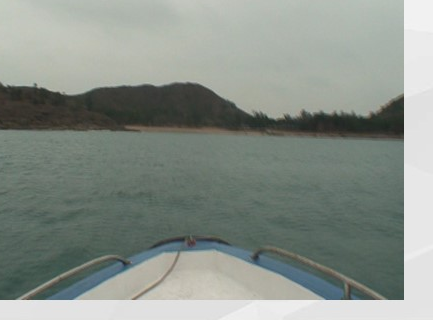
#> input picture Principles and Applications of Pattern Recognition/作业/线性支持向量机/demo_boat.png, 433 x 320 px
$ python d_compare.py --image demo_boat.png
#> lines starting #> are read from the running program, lines starting #| are printed output that depends on the picture; after the words box and inside, x2 and y2 are one past the last pixel; in counts of white or black regions, pixels touching at a corner belong together
### Principles and Applications of Pattern Recognition/作业/线性支持向量机/common.py
"""公共工具：图片读取、特征构造、伪标签、水天线提取、结果保存与评估指标。

五个作业脚本（a~e）共用本模块；每个脚本都是独立可运行的入口。
"""
from __future__ import annotations

import json
from pathlib import Path

import numpy as np
from PIL import Image, ImageDraw

HERE = Path(__file__).resolve().parent
OUT = HERE / "results"
OUT.mkdir(parents=True, exist_ok=True)

IMAGE_EXTS = (".jpg", ".jpeg", ".png", ".bmp", ".tif", ".tiff")


# ---------------------------------------------------------------- 图片与特征
def find_image(explicit: str | None = None) -> Path:
    """按优先级找图片：显式路径 > image.jpg/png > 目录内其它图片 > demo_boat.png。"""
    if explicit:
        p = Path(explicit)
        if not p.is_file():
            raise FileNotFoundError(f"图片不存在: {explicit}")
        return p
    for name in ("image.jpg", "image.png", "image.jpeg", "boat.jpg", "boat.png"):
        p = HERE / name
        if p.is_file():
            return p
    candidates = []
    for ext in IMAGE_EXTS:
        candidates += [p for p in HERE.glob(f"*{ext}") if not p.name.startswith("demo_")]
    if candidates:
        return sorted(candidates)[0]
    demo = HERE / "demo_boat.png"
    if demo.is_file():
        return demo
    raise FileNotFoundError(
        "未找到图片：请把作业给定图片放到本目录并命名 image.jpg（或运行时加 --image 路径）")


def load_image(explicit: str | None = None, max_width: int = 480):
    """读图 -> (RGB 归一化 float 数组 HxWx3, 路径, 原始尺寸)。"""
    path = find_image(explicit)
    im = Image.open(path).convert("RGB")
    original = im.size
    if im.width > max_width:
        h = max(1, round(im.height * max_width / im.width))
        im = im.resize((max_width, h), Image.BILINEAR)
    return np.asarray(im, dtype=np.float64) / 255.0, path, original


def pixel_features(img: np.ndarray) -> np.ndarray:
    """每个像素的颜色特征（RGB，0~1），形状 (N, 3)。"""
    return img.reshape(-1, 3)


def pseudo_labels(img: np.ndarray, sky_frac: float = 0.20,
                  water_start: float = 0.45, water_end: float = 0.85):
    """用空间先验生成训练伪标签：上部天空=+1，中部水面=-1，其余（含船体/前景）忽略(0)。

    默认参数对应本作业图片结构：天空约占上部 20%，水面约占 45%~85%，
    最下方 15% 常被船体等前景占据，若标为水面会引入大量噪声，故排除。
    """
    h, w, _ = img.shape
    labels = np.zeros((h, w), dtype=np.int8)
    labels[: max(1, int(h * sky_frac))] = 1
    labels[int(h * water_start): int(h * water_end)] = -1
    return labels


def stratified_sample(labels2d: np.ndarray, max_per_class: int = 400, seed: int = 0):
    """分层抽样训练集，返回 (X, y, 索引)。"""
    flat = labels2d.ravel()
    rng = np.random.default_rng(seed)
    sky = rng.permutation(np.flatnonzero(flat == 1))
    water = rng.permutation(np.flatnonzero(flat == -1))
    idx = np.concatenate([sky[:max_per_class], water[:max_per_class]])
    rng.shuffle(idx)
    y = flat[idx].astype(np.float64)
    return idx, y


# ---------------------------------------------------------------- 水天线提取
def labels_to_map(pred: np.ndarray, shape) -> np.ndarray:
    return pred.reshape(shape[:2])


def waterline_from_labels(label_map: np.ndarray, min_run: int = 3):
    """逐列找“由天空转为水面”的行号，返回 (列号数组, 行号数组)，缺失列略过。"""
    h, w = label_map.shape
    xs, ys = [], []
    for c in range(w):
        col = label_map[:, c]
        starts = np.flatnonzero(col == -1)
        for r in starts:
            if r + min_run <= h and np.all(col[r: r + min_run] == -1):
                xs.append(c)
                ys.append(float(r))
                break
    return np.asarray(xs), np.asarray(ys)


def median_smooth(values: np.ndarray, width: int = 9) -> np.ndarray:
    """一维中值平滑（处理 NaN：忽略）。"""
    out = values.copy()
    half = max(1, width // 2)
    for i in range(len(values)):
        seg = values[max(0, i - half): min(len(values), i + half + 1)]
        seg = seg[~np.isnan(seg)]
        if seg.size:
            out[i] = np.median(seg)
    return out


def fit_robust_line(xs: np.ndarray, ys: np.ndarray, rounds: int = 3):
    """鲁棒直线拟合 y = a*x + b，返回 (a, b, 内点率, 残差标准差)。"""
    mask = ~np.isnan(xs) & ~np.isnan(ys)
    x, y = xs[mask], ys[mask]
    if x.size < 2:
        return 0.0, float(np.nanmean(ys)), 0.0, float("nan")
    keep = np.ones_like(x, dtype=bool)
    a, b = 0.0, float(np.mean(y))
    for _ in range(rounds):
        A = np.vstack([x[keep], np.ones(keep.sum())]).T
        coef, *_ = np.linalg.lstsq(A, y[keep], rcond=None)
        a, b = float(coef[0]), float(coef[1])
        resid = y - (a * x + b)
        sigma = max(1.0, 2.5 * float(np.std(resid[keep])))
        keep = np.abs(resid) <= sigma
        if keep.sum() < 2:
            break
    resid = y - (a * x + b)
    inlier_ratio = float(np.mean(np.abs(resid) <= max(2.0, 2.5 * np.std(resid[~np.isnan(resid)]))))
    return a, b, inlier_ratio, float(np.std(resid))


# ---------------------------------------------------------------- 结果保存
# [22 lines left out: function save_segmentation, not called in this run]


def save_plot(fig, name: str):
    path = OUT / f"{name}.png"
    fig.savefig(path, dpi=150, bbox_inches="tight")
    return path


def save_metrics(metrics: dict, name: str):
    path = OUT / f"{name}.json"
    with open(path, "w", encoding="utf-8") as f:
        json.dump(metrics, f, ensure_ascii=False, indent=2)
    return path


# ---------------------------------------------------------------- 评估指标
def classification_metrics(y_true: np.ndarray, y_pred: np.ndarray) -> dict:
    """以“水面(-1)”为正类计算 P/R/F1，并给出整体准确率。"""
    y_true = np.asarray(y_true).astype(int)
    y_pred = np.asarray(y_pred).astype(int)
    tp = int(np.sum((y_true == -1) & (y_pred == -1)))
    fp = int(np.sum((y_true != -1) & (y_pred == -1)))
    fn = int(np.sum((y_true == -1) & (y_pred != -1)))
    tn = int(np.sum((y_true != -1) & (y_pred != -1)))
    precision = tp / (tp + fp) if tp + fp else 0.0
    recall = tp / (tp + fn) if tp + fn else 0.0
    f1 = 2 * precision * recall / (precision + recall) if precision + recall else 0.0
    acc = (tp + tn) / max(1, tp + tn + fp + fn)
    return {"accuracy": round(acc, 4), "precision": round(precision, 4),
            "recall": round(recall, 4), "f1": round(f1, 4),
            "tp": tp, "fp": fp, "fn": fn, "tn": tn}


def boundary_error(xs_ref, ys_ref, xs_pred, ys_pred) -> dict:
    """两套逐列水天线之间的误差（只在公共列上比较）。"""
    ref = {int(x): float(y) for x, y in zip(xs_ref, ys_ref) if not np.isnan(y)}
    pred = {int(x): float(y) for x, y in zip(xs_pred, ys_pred) if not np.isnan(y)}
    cols = sorted(set(ref) & set(pred))
    if not cols:
        return {"columns": 0, "mae": float("nan"), "rmse": float("nan"),
                "inlier_2px": 0.0, "inlier_3px": 0.0}
    d = np.array([pred[c] - ref[c] for c in cols])
    return {"columns": len(cols),
            "mae": round(float(np.mean(np.abs(d))), 3),
            "rmse": round(float(np.sqrt(np.mean(d ** 2))), 3),
            "inlier_2px": round(float(np.mean(np.abs(d) <= 2)), 3),
            "inlier_3px": round(float(np.mean(np.abs(d) <= 3)), 3),
            "bias": round(float(np.mean(d)), 3)}


# [16 lines left out: function gradient_waterline_reference, not called in this run]

### Principles and Applications of Pattern Recognition/作业/线性支持向量机/svm.py
"""线性支持向量机：原空间解法 + 对偶空间解法（均为从零实现，不依赖 sklearn）。

样本约定：X 形状 (n, d)，标签 y ∈ {+1, -1}。
"""
from __future__ import annotations

import numpy as np


class LinearSVMPrimal:
    """原空间法：直接对 hinge 损失 + L2 正则做（批量）次梯度下降。

    目标函数：
        min_{w,b}  0.5 * ||w||^2 + C * Σ_i max(0, 1 - y_i (w·x_i + b))
    次梯度：
        ∂/∂w = w - C Σ_{margin<1} y_i x_i
        ∂/∂b =   - C Σ_{margin<1} y_i
    """

    def __init__(self, C: float = 1.0, lr: float = 0.5, epochs: int = 400,
                 lr_decay: float = 1.0, seed: int = 0):
        self.C = float(C)
        self.lr0 = float(lr)
        self.epochs = int(epochs)
        self.lr_decay = float(lr_decay)
        self.seed = int(seed)
        self.w = None
        self.b = 0.0
        self.loss_history = []

    def fit(self, X: np.ndarray, y: np.ndarray):
        X = np.asarray(X, dtype=np.float64)
        y = np.asarray(y, dtype=np.float64)
        n, d = X.shape
        rng = np.random.default_rng(self.seed)
        w = np.zeros(d)
        b = 0.0
        for epoch in range(self.epochs):
            lr = self.lr0 / (1.0 + self.lr_decay * epoch)
            idx = rng.permutation(n)
            Xe, ye = X[idx], y[idx]
            margin = ye * (Xe @ w + b)
            active = margin < 1.0
            if active.any():
                Xa, ya = Xe[active], ye[active]
                grad_w = w - self.C * (Xa * ya[:, None]).sum(axis=0)
                grad_b = -self.C * ya.sum()
            else:
                grad_w, grad_b = w, 0.0
            w -= lr * grad_w
            b -= lr * grad_b
            if epoch % 20 == 0 or epoch == self.epochs - 1:
                self.loss_history.append(self.objective(X, y, w, b))
        self.w, self.b = w, b
        return self

    def decision_function(self, X: np.ndarray) -> np.ndarray:
        return np.asarray(X, dtype=np.float64) @ self.w + self.b

    def predict(self, X: np.ndarray) -> np.ndarray:
        return np.where(self.decision_function(X) >= 0, 1, -1)

    def objective(self, X: np.ndarray, y: np.ndarray, w=None, b=None) -> float:
        w = self.w if w is None else w
        b = self.b if b is None else b
        margins = y * (X @ w + b)
        hinge = np.maximum(0.0, 1.0 - margins).sum()
        return float(0.5 * w @ w + self.C * hinge)

    def n_support_vectors(self, X: np.ndarray, y: np.ndarray, tol: float = 1e-3) -> int:
        margins = y * self.decision_function(X)
        return int(np.sum(margins <= 1.0 + tol))


class LinearSVMDualSMO:
    """对偶空间法：求解

        max_α  Σ α_i - 0.5 ΣΣ α_i α_j y_i y_j (x_i·x_j)
        s.t.   0 ≤ α_i ≤ C,  Σ α_i y_i = 0

    使用简化 SMO（序列最小优化，逐对更新 α_i, α_j），线性核下维护 w = Σ α_i y_i x_i。
    """

    # [83 lines left out: functions __init__, fit, not called in this run]

    def decision_function(self, X: np.ndarray) -> np.ndarray:
        return np.asarray(X, dtype=np.float64) @ self.w + self.b

    def predict(self, X: np.ndarray) -> np.ndarray:
        return np.where(self.decision_function(X) >= 0, 1, -1)

    def dual_objective(self) -> float:
        return float(self.alpha.sum() - 0.5 * self.w @ self.w)

    def n_support_vectors(self) -> int:
        return int(np.sum(self.alpha > 1e-6))

    def support_ratio(self) -> float:
        return float(np.mean(self.alpha > 1e-6)) if self.alpha is not None else 0.0


def train_primal(X, y, C=1.0, epochs=3000, lr=0.5, lr_decay=0.5, seed=0) -> LinearSVMPrimal:
    return LinearSVMPrimal(C=C, lr=lr, epochs=epochs, lr_decay=lr_decay, seed=seed).fit(X, y)


def train_dual(X, y, C=1.0, tol=1e-3, max_passes=12, seed=0) -> LinearSVMDualSMO:
    return LinearSVMDualSMO(C=C, tol=tol, max_passes=max_passes, seed=seed).fit(X, y)

### Principles and Applications of Pattern Recognition/作业/线性支持向量机/c_dual_svm.py
"""作业 c：线性 SVM 的经典求解方法（对偶空间 QP）→ 水天分割。

对偶问题：
    max_α  Σα_i − ½ ΣΣ α_i α_j y_i y_j (x_i·x_j)
    s.t.   0 ≤ α_i ≤ C,  Σ α_i y_i = 0

本脚本用 scipy.optimize.minimize（SLSQP）直接求解该带箱约束与等式约束的二次规划——
即不使用自写 SMO，而是走“通用凸优化求解器解对偶 QP”的经典路径；
若 scipy 不可用，回退到 svm.py 中的自实现 SMO。

运行：
    py -3.12 c_dual_svm.py
    py -3.12 c_dual_svm.py --image image.jpg --C 1.0 --max-per-class 200
输出：
    results/c_dual_segmentation.png
    results/c_waterline.npz
    results/c_metrics.json
"""
from __future__ import annotations

import argparse
import sys
import time
from pathlib import Path

import numpy as np

import matplotlib
matplotlib.use("Agg")
import matplotlib.pyplot as plt

sys.path.insert(0, str(Path(__file__).resolve().parent))

from common import (OUT, classification_metrics, fit_robust_line, labels_to_map,
                    load_image, median_smooth, pixel_features, pseudo_labels,
                    save_metrics, save_plot, save_segmentation, stratified_sample,
                    waterline_from_labels)
from svm import train_dual

plt.rcParams["font.sans-serif"] = ["Microsoft YaHei", "SimHei", "DejaVu Sans"]
plt.rcParams["axes.unicode_minus"] = False


class DualQPScipy:
    """用 SLSQP 求解 SVM 对偶 QP，接口与 svm.py 中的模型保持一致。"""

    def __init__(self, C: float = 1.0, maxiter: int = 300, ftol: float = 1e-9):
        self.C = float(C)
        self.maxiter = int(maxiter)
        self.ftol = float(ftol)
        self.w = None
        self.b = 0.0
        self.alpha = None
        self.solver = "SLSQP 对偶 QP"
        self.n_sv = 0

    def fit(self, X: np.ndarray, y: np.ndarray):
        from scipy.optimize import minimize

        X = np.asarray(X, dtype=np.float64)
        y = np.asarray(y, dtype=np.float64)
        n = len(y)
        K = X @ X.T
        Q = (y[:, None] * y[None, :]) * K  # 目标函数 Hessian

        def fun(a):
            return 0.5 * a @ Q @ a - a.sum()

        def jac(a):
            return Q @ a - 1.0

        cons = [{"type": "eq", "fun": lambda a: float(y @ a), "jac": lambda a: y}]
        res = minimize(fun, np.zeros(n), jac=jac, bounds=[(0.0, self.C)] * n,
                       constraints=cons, method="SLSQP",
                       options={"maxiter": self.maxiter, "ftol": self.ftol})
        alpha = np.clip(res.x, 0.0, self.C)
        w = (alpha * y) @ X
        free = (alpha > 1e-6) & (alpha < self.C - 1e-6)
        if free.any():
            b = float(np.median(y[free] - X[free] @ w))
        else:
            pos = X[y > 0] @ w
            neg = X[y < 0] @ w
            b = -0.5 * (float(pos.min()) + float(neg.max()))
        self.alpha, self.w, self.b = alpha, w, b
        self.n_sv = int(np.sum(alpha > 1e-6))
        self.success = bool(getattr(res, "success", False))
        self.message = str(getattr(res, "message", ""))
        return self

    def decision_function(self, X: np.ndarray) -> np.ndarray:
        return np.asarray(X, dtype=np.float64) @ self.w + self.b

    def predict(self, X: np.ndarray) -> np.ndarray:
        return np.where(self.decision_function(X) >= 0, 1, -1)

    def dual_objective(self) -> float:
        return float(self.alpha.sum() - 0.5 * self.w @ self.w)

    def primal_objective(self, X: np.ndarray, y: np.ndarray) -> float:
        margins = y * (X @ self.w + self.b)
        return float(0.5 * self.w @ self.w + self.C * np.maximum(0.0, 1.0 - margins).sum())


# [89 lines left out: function main, not called in this run]


# [2 lines that do not run on import are left out]

### Principles and Applications of Pattern Recognition/作业/线性支持向量机/d_compare.py
"""作业 d：量化评估“原空间求解”与“对偶空间求解”的线性 SVM 差异。

对比对象：
    - 原空间法：svm.LinearSVMPrimal（hinge 损失 + L2 的次梯度下降）
    - 对偶空间法：OpenCV LIBSVM（对偶 QP），不可用时回退自实现 SMO
评估维度：
    1) 训练耗时、支持向量数量
    2) 原空间目标值（越小越好）、对偶目标值、对偶间隙 P - D
    3) 分割指标（相对空间先验伪标签）：accuracy / precision / recall / F1
    4) 两解法在全图像素上的判决一致率、权重余弦相似度、||w|| 差异
    5) 两条逐列水天线之间的 MAE / RMSE / ±2px 内点率

运行：
    py -3.12 d_compare.py
输出：
    results/d_compare.csv / d_compare.json / d_compare_bars.png / d_waterline_compare.png
"""
from __future__ import annotations

import argparse
import sys
import time
from pathlib import Path

import numpy as np

import matplotlib
matplotlib.use("Agg")
import matplotlib.pyplot as plt

sys.path.insert(0, str(Path(__file__).resolve().parent))

from common import (OUT, boundary_error, classification_metrics, fit_robust_line,
                    labels_to_map, load_image, median_smooth, pixel_features,
                    pseudo_labels, save_metrics, save_plot, stratified_sample,
                    waterline_from_labels)
from svm import train_dual, train_primal

try:
    from c_dual_svm import DualQPScipy
except Exception:  # noqa: BLE001
    DualQPScipy = None

plt.rcParams["font.sans-serif"] = ["Microsoft YaHei", "SimHei", "DejaVu Sans"]
plt.rcParams["axes.unicode_minus"] = False


def main() -> int:
    ap = argparse.ArgumentParser(description="d: 原空间法 vs 对偶空间法 量化对比")
    ap.add_argument("--image", default=None)
    ap.add_argument("--C", type=float, default=1.0)
    ap.add_argument("--epochs", type=int, default=3000)
    ap.add_argument("--lr", type=float, default=0.5)
    ap.add_argument("--decay", type=float, default=0.5)
    ap.add_argument("--max-per-class", type=int, default=200,
                    help="每类训练样本上限（对偶 QP 规模）")
    ap.add_argument("--seed", type=int, default=0)
    args = ap.parse_args()

    img, path, original = load_image(args.image)
#> in load_image, im is the input picture: PIL image 433x320 RGB; mean R, G, B 136.2, 144, 137
#> original = (433, 320)
    h, w, _ = img.shape
    print(f"[d] 图片: {path.name}  处理尺寸 {w}x{h}")
#| [d] 图片: demo_boat.png  处理尺寸 433x320

    X_all = pixel_features(img)
    lab = pseudo_labels(img)
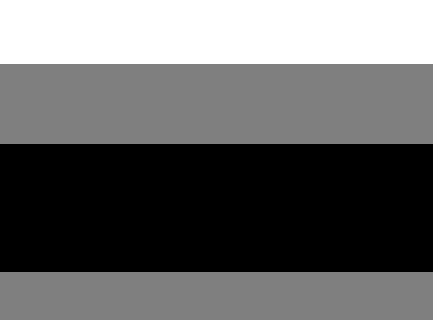
#> lab: shape (320, 433) int8; min -1, max 1, mean -0.2; drawn with min black and max white
    valid_mask = lab.ravel() != 0
    idx, y_tr = stratified_sample(lab, args.max_per_class, args.seed)
#> in stratified_sample, `idx = np.concatenate([sky[:max_per_class], water[:max_per_class]])`: idx = 400 values, max 117510 at index 336, min 2 at index 66, mean 52092.2
#> in stratified_sample, `y = flat[idx].astype(np.float64)`: y = 400 values, max 1 at index 0, min -1 at index 2, mean 0
#> idx = 400 values, max 117510 at index 66, min 2 at index 316, mean 52092.2; y_tr has the same summary as y in stratified_sample
    X_tr = X_all[idx]
#> X_tr = 400 rows, first 8: [0.647, 0.686, 0.651], [0.647, 0.686, 0.655], [0.369, 0.431, 0.392], [0.745, 0.769, 0.729], [0.706, 0.729, 0.69], [0.29, 0.325, 0.306], [0.694, 0.722, 0.69], [0.706, 0.729, 0.69]
    print(f"[d] 两解法使用同一训练集：{len(y_tr)} 样本，C={args.C}")
#| [d] 两解法使用同一训练集：400 样本，C=1.0

    # ---- 原空间 ----
    t0 = time.time()
    primal = train_primal(X_tr, y_tr, C=args.C, epochs=args.epochs, lr=args.lr,
                          lr_decay=args.decay, seed=args.seed)
#> in fit, `X = np.asarray(X, dtype=np.float64)`: X has the same summary as X_tr in main
#> the loop in fit, `for epoch in range(self.epochs):` made 3000 passes
#> (grad_w, grad_b, hinge in objective) on passes 1, 21, 41: ([-58.34, -53.56, -52.87], 0, 7694.4), ([39.59, 38.22, 37.27], 26, 223.2), ([32.52, 32.37, 31.31], 25, 240.5)
#> after the loop in fit, `for epoch in range(self.epochs):`: b = -4.72; self.loss_history = 151 values, max 8828 at index 0, min 96.87 at index 150, mean 165; w = [2.55, 3.01, 2.62]
#> in fit, `self.w, self.b = w, b`: self.b = -4.72
    t_primal = time.time() - t0
    pred_primal = primal.predict(X_all)
    obj_primal = primal.objective(X_tr, y_tr)
#> obj_primal = 96.87

    # ---- 对偶空间 ----
    dual = None
    solver = ""
    t0 = time.time()
    if DualQPScipy is not None:
        try:
            dual = DualQPScipy(C=args.C).fit(X_tr, y_tr)
#> in fit, `X = np.asarray(X, dtype=np.float64)`: X has the same summary as X_tr in main
#> in fit, `n = len(y)`: n = 400
#> in fit, `K = X @ X.T`:
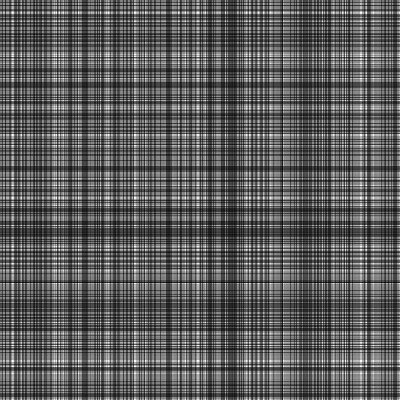
#> K: shape (400, 400) float64; min 0.135, max 2.7, mean 1.05; drawn with min black and max white
#> in fit, `Q = (y[:, None] * y[None, :]) * K`:
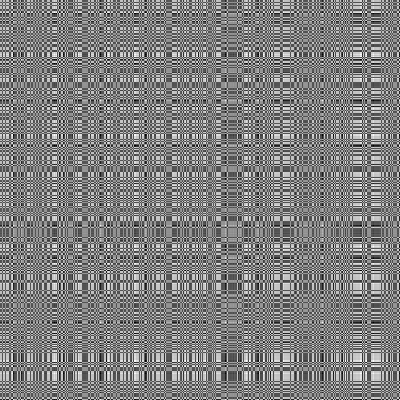
#> Q: shape (400, 400) float64; min -2.58, max 2.7, mean 0.0567; drawn with min black and max white
#> in fit, `res = minimize(fun, np.zeros(n), jac=jac, bounds=[(0.0, self.C)] * n, ..`: res = 9 items
#> in fit, `alpha = np.clip(res.x, 0.0, self.C)`: alpha = 400 values, max 1 at index 220, min 0 at index 4, mean 0.27
#> in fit, `w = (alpha * y) @ X`: w = [2.59, 2.97, 2.61]
#> in fit, `b = float(np.median(y[free] - X[free] @ w))`: b = -4.7
#> in fit, `self.alpha, self.w, self.b = alpha, w, b`: self.alpha has the same summary as alpha; self.w = [2.59, 2.97, 2.61]; self.b = -4.7
#> in fit, `self.n_sv = int(np.sum(alpha > 1e-6))`: self.n_sv = 111
#> in fit, `self.success = bool(getattr(res, "success", False))`: self.success = True
#> in fit, `self.message = str(getattr(res, "message", ""))`: self.message = 'Optimization terminated successfully'
            solver = "scipy SLSQP（对偶 QP）"
        except Exception as exc:  # noqa: BLE001
            print(f"[d] SLSQP 不可用（{exc}），改用自实现 SMO")
    if dual is None:
        dual = train_dual(X_tr, y_tr, C=args.C, seed=args.seed)
        solver = "自实现简化 SMO（对偶）"
    t_dual = time.time() - t0
    pred_dual = dual.predict(X_all)
    obj_dual_at_dual = dual.dual_objective()
#> obj_dual_at_dual = 96.86
    obj_primal_at_dual = float(0.5 * dual.w @ dual.w
                               + args.C * np.maximum(0.0, 1.0 - y_tr * (X_tr @ dual.w + dual.b)).sum())
#> obj_primal_at_dual = 96.86

    # ---- 指标 ----
    m_primal = classification_metrics(lab.ravel()[valid_mask], pred_primal[valid_mask])
#> in classification_metrics, `tp = int(np.sum((y_true == -1) & (y_pred == -1)))`: tp = 49703
#> in classification_metrics, `fp = int(np.sum((y_true != -1) & (y_pred == -1)))`: fp = 0
#> in classification_metrics, `fn = int(np.sum((y_true == -1) & (y_pred != -1)))`: fn = 5721
#> in classification_metrics, `tn = int(np.sum((y_true != -1) & (y_pred != -1)))`: tn = 27712
#> in classification_metrics, `precision = tp / (tp + fp) if tp + fp else 0.0`: precision = 1
#> in classification_metrics, `recall = tp / (tp + fn) if tp + fn else 0.0`: recall = 0.897
#> in classification_metrics, `f1 = 2 * precision * recall / (precision + recall) if precision + reca..`: f1 = 0.946
#> in classification_metrics, `acc = (tp + tn) / max(1, tp + tn + fp + fn)`: acc = 0.931
#> m_primal = {'accuracy': 0.931, 'precision': 1, 'recall': 0.897, 'f1': 0.946, 'tp': 49703, 'fp': 0, 'fn': 5721, 'tn': 27712}
    m_dual = classification_metrics(lab.ravel()[valid_mask], pred_dual[valid_mask])
#> m_dual has the same summary as m_primal
    agreement = float(np.mean(pred_primal == pred_dual))
#> agreement = 1
    cos = float(dual.w @ primal.w / (np.linalg.norm(dual.w) * np.linalg.norm(primal.w) + 1e-12))
#> cos = 1
    w_norm_diff = float(np.linalg.norm(primal.w - dual.w) / (np.linalg.norm(primal.w) + 1e-12))
#> w_norm_diff = 0.0125

    # 逐列水天线对比
    lm_p = labels_to_map(pred_primal, (h, w))
#> in labels_to_map, `return pred.reshape(shape[:2])`:
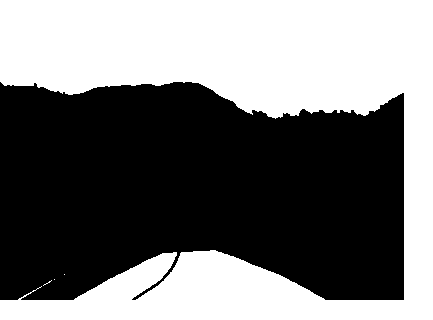
#> returned value: shape (320, 433) int64; values -1 (black) and 1 (white), 46.4% white; 4 white regions (3 under 20 px), largest, box (x1, y1, x2, y2) and area: (0, 0, 433, 320) 64306
    lm_d = labels_to_map(pred_dual, (h, w))
#> (the rest of the program and of its run is left out)
